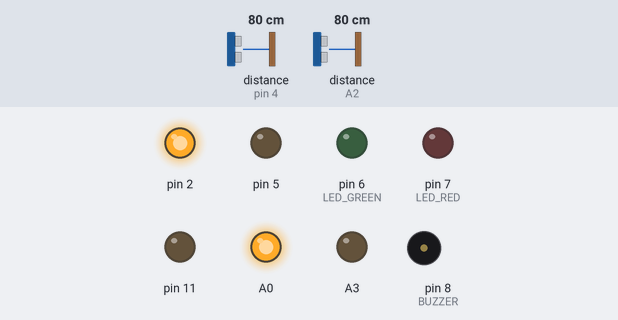
The sketch below on a simulated Arduino Uno, built with avr-gcc and run on an emulated ATmega328P. On the bench: output pins drawn as LEDs (lit = HIGH), buzzer (waves = sounding, pin HIGH). The inputs (shaded band) are chosen by the test bench; at power-on: distance to the obstacle (sensors on pin 4, A2) 80 cm. The echo pulse lasts 58.3 µs per cm; what the sketch prints to the serial monitor is not drawn.

Above: at 0.1 s.
At 1.1 s:
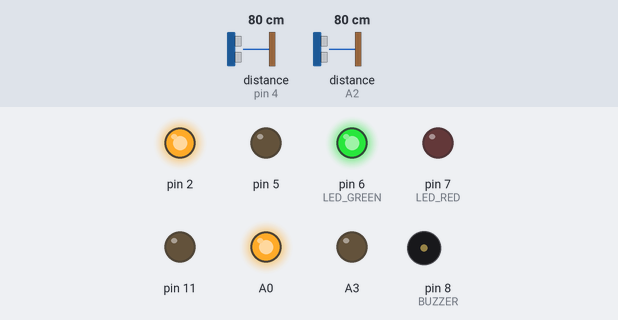
Timing chart, 0 to 2.6 s (numbered marks = the images above):
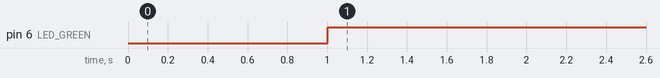

The sketch:

occupancyCnt.ino
```cpp
/***********************************************************************************************
** Description: Project uses ultrasonic sensors to check whether a person has entered or left
**              the common lounge area in the Chestnut Residence. If the max number is passed,
**              a led will turn red and a buzzer will emit a noise. Once the number of people
**              goes below the max number, the red light will turn off, a green ligt
**              will turn on, and the buzzer will silence.
***********************************************************************************************/

#include <NewPing.h>

// Defining where each component is connected
#define TRIG_IN A1
#define TRIG_OUT 3
#define ECHO_IN A2
#define ECHO_OUT 4
#define LED_GREEN 6
#define LED_RED 7
#define BUZZER 8

// Defining constants used in code
#define LIMIT 10 // Max amount of people allowed
#define DISTANCE 50 // Distance from entry and exit point
#define NOTEDURATION 125 // Length of eighth note for melody

float entryDistance; // Float records distance that Ultrasonic sensors read at entry point
float exitDistance; // Float records distance that Ultrasonic sensors read at exit point
int people = 0; // Net number of people in lounge room
bool entryBlock = false; // Boolean records whether the entry is blocked
bool exitBlock = false; // Boolean records whether the exit is blocked
int melody[] = {262, 262, 233, 262, 0, 165, 0, 165, 262, 392, 330, 262, 131, 131, 131, 131, 165, 0, 165, 165, 220, 220, 0, 330, 330, 294, 262, 0}; // Integer array stores frequencies of all notes in a song

NewPing sonar[2] = {NewPing(TRIG_IN, ECHO_IN, DISTANCE), NewPing(TRIG_OUT, ECHO_OUT, DISTANCE)};

void setup()
{
  Serial.begin(115200); // Open serial monitor at 115200 baud to see ping results.

  // Set all components up
  pinMode(2, OUTPUT);
  pinMode(5, OUTPUT);
  pinMode(A0, OUTPUT);
  pinMode(A3, OUTPUT);
  pinMode(11, OUTPUT);

  // Activate all components
  digitalWrite(2, HIGH);
  digitalWrite(5, LOW);
  digitalWrite(A0, HIGH);
  digitalWrite(A3, LOW);
  digitalWrite(11, LOW);
  pinMode(LED_GREEN, OUTPUT);
  pinMode(LED_RED, OUTPUT);
  pinMode(BUZZER, OUTPUT);

  // Print out distance that sensors are tracking at and amount of people at start
  Serial.print("Entry threshold distance on both sides of entry/exit path to: ");
  Serial.println(DISTANCE);
  Serial.print("Net People (< 10): 0\n");

  delay(1000);
}

void loop()
{
  // Check if number of people in lounge is less than or equal to the max amount of poeple
  if (people <= LIMIT)
  {
    // If true, green light stays on
    digitalWrite(LED_GREEN, HIGH);
    digitalWrite(LED_RED, LOW);
    digitalWrite(BUZZER, LOW);
  }
  else
  {
    // If false, green light turns off, red light turns on, and buzzer plays tune
    digitalWrite(LED_GREEN, LOW);
    digitalWrite(LED_RED, HIGH);
    digitalWrite(BUZZER, HIGH);

    // Plays Funkytown tune by Lipps Inc.
    for(int noteCount = 0; noteCount < 28; noteCount++)
    {
      // Exits music loop if someone passes entry/exit point
      entryDistance = sonar[0].ping_cm();
      exitDistance = sonar[1].ping_cm();
      delay(40);
      if ((exitDistance < DISTANCE && exitDistance > 0) || (entryDistance < DISTANCE && entryDistance > 0))
      {
        break;
      }

      if(noteCount == 12)
      {
        delay(750);
      }
      else
      {
        tone(BUZZER, melody[noteCount], NOTEDURATION);
        delay(NOTEDURATION*1.3);
      }
    }
  }

  // Records the distance at the entry point
  entryDistance = sonar[0].ping_cm();
  delay(70); // Wait 40 milliseconds between pings. 29ms should be the shortest delay between pings.

  // Records the distance at the exit point
  exitDistance = sonar[1].ping_cm();
  delay(70);

  // Checks if the distance is less than the wall and is greater than zero at entry point
  if (entryDistance < DISTANCE && entryDistance > 0)
  {
    // If closer than wall then check if person has fully passed yet
    if (entryBlock == false)
    {
      // If they have passed, add one to count and display new net amount of people in lounge
      people++;
      Serial.print("Net People (< 10): ");
      Serial.println(people);
    }
    entryBlock = true;
  }
  else
  {
    entryBlock = false;
  }

  // Checks if the distance is less than the wall and is greater than zero at exit point
  if (exitDistance < DISTANCE && exitDistance > 0)
  {
    // If closer than wall then check if person has fully passed yet
    if (exitBlock == false)
    {
      // If they have passed, subtract one from count and display new net amount of people in lounge
      people--;
      Serial.print("Net People (< 10): ");
      Serial.println(people);
    }
    exitBlock = true;
  }
  else
  {
    exitBlock = false;
  }
}
```

Measured:
- by itself, pin 6 (LED_GREEN): LOW → HIGH at 1.0 s
